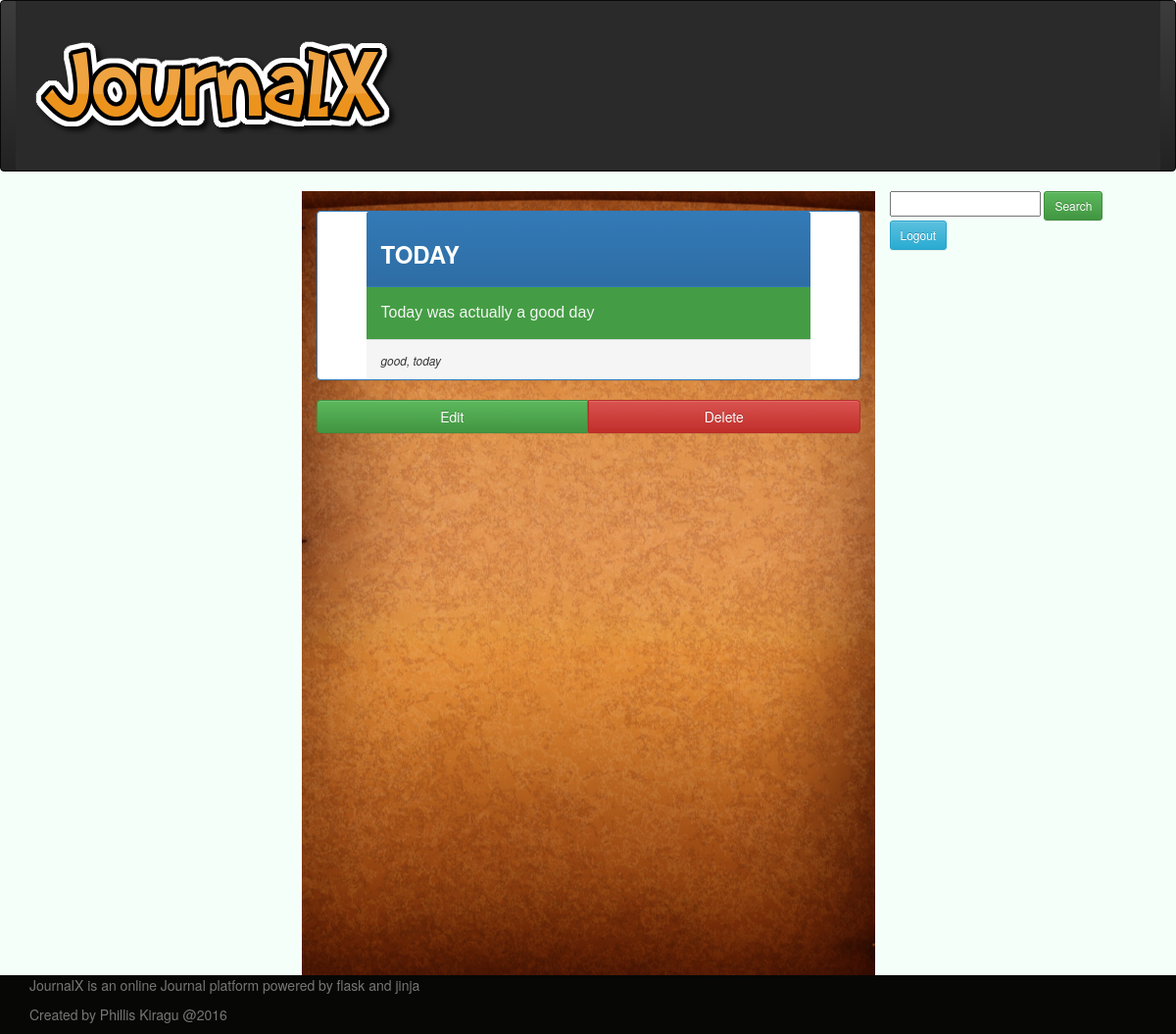
Screenshot of /view/3 (signed in) with the database file from the repository.
### app/mod_main/models.py (models this page shows, shortened)
class Base(db.Model):
    __abstract__ = True
    date_created = db.Column(db.DateTime,  default=db.func.current_timestamp())
    date_modified = db.Column(db.DateTime,  default=db.func.current_timestamp(), onupdate=db.func.current_timestamp())

class Journal(Base):
    __tablename__ = 'journal'
    __searchable__ = ['body', 'title', 'tags']
    id = db.Column(db.Integer, primary_key=True)
    title = db.Column(db.String(200), nullable=False)
    body = db.Column(db.String(1000), nullable=False)
    tags = db.Column(db.String(50),  db.ForeignKey('tags.tagname'), nullable=True)
    user_id = db.Column(db.Integer, db.ForeignKey('user.id'))
    user = db.relationship('User')

### app/mod_main/controllers.py (the view)
@mod_main.route('/view/<int:id>', methods=['GET', 'POST'])
@login_required
def view_entry(id):
    journal_entry = Journal.query.get_or_404(id)
    user =  current_user
    return render_template('main/viewentry.html', journal_entry=journal_entry, user=user)

### app/mod_main/forms.py
class SearchForm(Form):
    search = StringField('search', validators=[DataRequired()])

### app/mod_auth/controllers.py (called while the page is built)
@lm.user_loader
def load_user(id):
    return User.query.get(int(id))

@app.before_request
def before_request():
    g.user = current_user
    if g.user.is_authenticated:
        g.search_form = SearchForm()

### app/mod_main/models.py (called while the page is built)
    @property
    def is_authenticated(self):
        return True

### app/templates/main/viewentry.html (shortened to what this page needs)
{% extends "main/base.html" %}
{% block content %}
    <div class="row-fluid">
            <div class="col-lg-3">
            </div>
            <div id="center-side-id4" class="col-lg-6 center-side">
                {% block center_content %}
                    {% if journal_entry %}
                        <div class="panel panel-primary">
                            <div class="panel-heading"><h3><b>{{ journal_entry.title|upper }}</b></h3></div>
                            <div id="panel-light" class="panel-body">{{ journal_entry.body }}</div>
                            <div class="panel-footer"><i><small>{{ journal_entry.tags }}</small></i></div>
                        </div>
                        <div class="btn-group btn-group-justified">
                            <a class="btn btn-success" href="{{ url_for('main.update_entry', id = journal_entry.id) }}"> Edit </a>
                            <a class="btn btn-danger" href="{{ url_for('main.delete', id=journal_entry.id) }}"> Delete</a>
                        </div>
                    {% endif %}
                {% endblock %}
            </div>
            <div class="col-lg-3">
                {% block right_content %}
                    {{ super() }}
                {% endblock %}
            </div>
        </div>
{% endblock %}

### app/static/css/main.css (style rules this page uses)
body, html { height: 100%; background-size:cover; background-color: mintcream; }
.center-side { background-image: url("../media/background1.jpg"); background-attachment: fixed; background-position: center, center; height: 100vh; }
.center-side .panel { margin-top: 20px; padding-left: 50px; padding-right: 50px; height: 100%; }
#center-side-id4 .panel { height: auto; }
#panel-light { background-color: #449d44; color: whitesmoke; font-family: 'Ubuntu', 'Lucida Grande', 'Lucida Sans Unicode', 'Geneva', 'Verdana', sans-serif; font-size: medium; }

### rows the page displays
Journal: title "TODAY", body "Today was actually a good day", tags "good, today"
